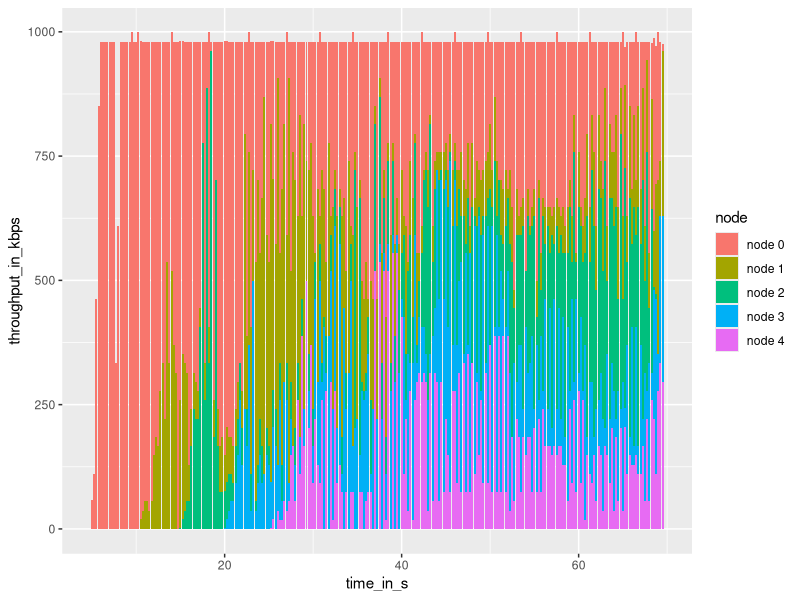

This chart was generated by the following R code:
library(ggplot2)

pdf(file="ReNe_SoSe_2013_PA2a_943147_stackedbar.pdf", onefile=TRUE, pagecentre=TRUE, width=12, height=6)

file <- read.csv(file="./ReNe_SoSe_2013_PA2a_943147_throughput_stacked.csv", head=TRUE, sep=",")
time_in_s <- file$time
throughput_in_kbps <- file$bytes

print(
	ggplot(file, aes(x=time_in_s, y=throughput_in_kbps, fill=node)) + 
	  geom_bar(stat="identity")
)